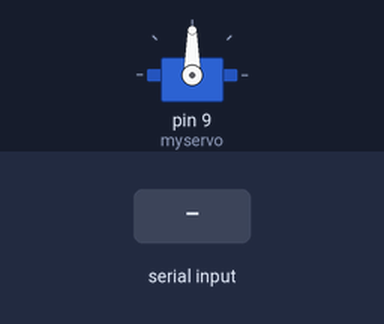
This sketch was run on a simulated Arduino Uno, built with avr-gcc and run on an emulated ATmega328P. On the bench: servo. The test bench sets the inputs (shaded band).

Above: at 1.2 s.
1.3 s: "90,45\n" received over Serial
At 2.0 s:
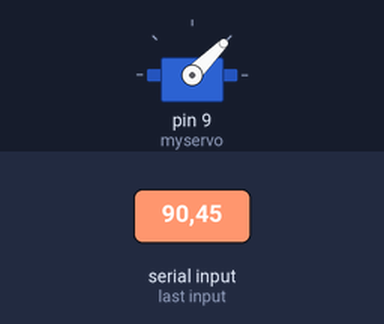
2.8 s: "30,150\n" received over Serial
At 3.1 s:
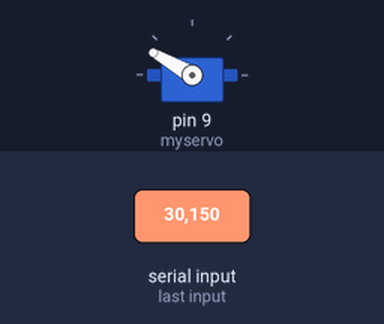
4.3 s: "200\n" received over Serial
At 4.9 s:
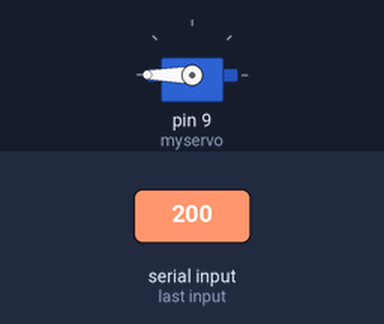
5.8 s: "0\n" received over Serial
At 6.7 s:
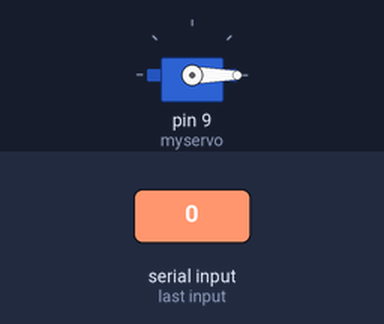
7.3 s: "30,150\n" received over Serial
At 7.7 s:
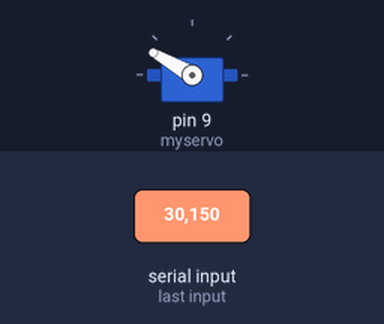
8.8 s: "90\n" received over Serial
At 9.5 s:
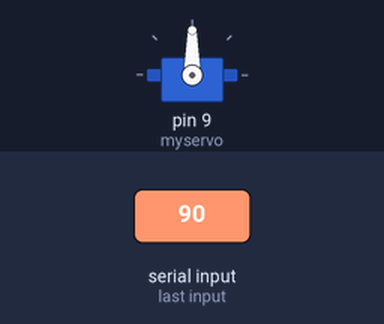
Timing chart, 0 to 11.3 s (numbered marks = the images above; inputs shaded):
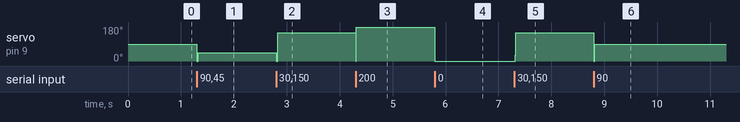

The sketch:

Knob.ino
```cpp
/*
 http://www.arduino.cc/en/Tutorial/Knob
*/

#include <Servo.h>

Servo myservo;

//int potpin = 0;
int val;

void setup() {
  myservo.attach(9);
  Serial.begin(115200);
}

void loop() {
  //val = analogRead(potpin);
  val = Serial.parseInt();
  while(Serial.available()==0){

  }
  myservo.write(val);
  delay(15);
}
```

Measured:
- after the input at 1.3 s, servo on pin 9 (myservo): 90° → 45° at once
- after the input at 2.8 s, servo on pin 9 (myservo): 45° → 150° at once
- after the input at 4.3 s, servo on pin 9 (myservo): 150° → 180° at once
- after the input at 5.8 s, servo on pin 9 (myservo): 180° → 0° at once
- after the input at 7.3 s, servo on pin 9 (myservo): 0° → 150° at once
- after the input at 8.8 s, servo on pin 9 (myservo): 150° → 90° at once
